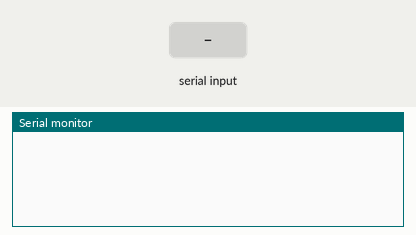
A sketch run on a simulated Arduino Uno, built with avr-gcc and run on an emulated ATmega328P. Parts: the last lines printed to the serial monitor. The inputs (shaded band) are chosen by the test bench.

Above: at 1.2 s.
1.3 s: "u" received over Serial
At 2.3 s:
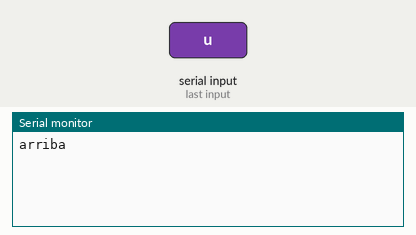
2.8 s: "d" received over Serial
At 3.5 s:
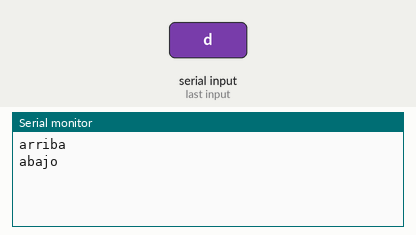
4.3 s: "l" received over Serial
At 5.5 s:
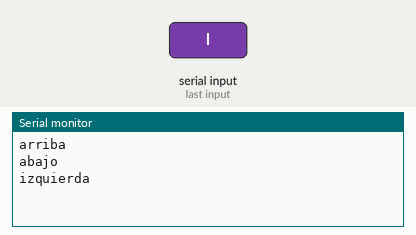
5.8 s: "r" received over Serial
At 6.9 s:
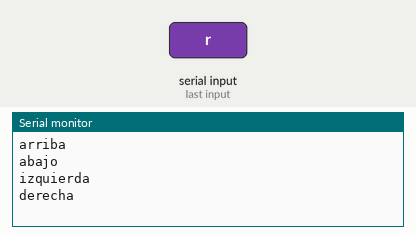

Measured:
- after the input at 1.3 s, the serial monitor: prints a new line at once (image 1)
- after the input at 2.8 s, the serial monitor: prints a new line at once (image 2)
- after the input at 4.3 s, the serial monitor: prints a new line at once (image 3)
- after the input at 5.8 s, the serial monitor: prints a new line at once (image 4)

The sketch:

serialRead.ino
```cpp
int incomingByte = 0;  // for incoming serial data

void setup() {
  Serial.begin(9600); // opens serial port, sets data rate to 9600 bps
}

void loop() {

  // send data only when you receive data:
  if (Serial.available() > 0) {
    // read the incoming byte:
    incomingByte = Serial.read();

    // say what you got:
    //Serial.print("I received: ");
    //Serial.println(incomingByte, DEC);
    if(incomingByte=='u'){
      Serial.println("arriba");
    }
    if(incomingByte=='d'){
      Serial.println("abajo");
    }
    if(incomingByte=='l'){
      Serial.println("izquierda");
    }
    if(incomingByte=='r'){
      Serial.println("derecha");
    }
  }
}
```
